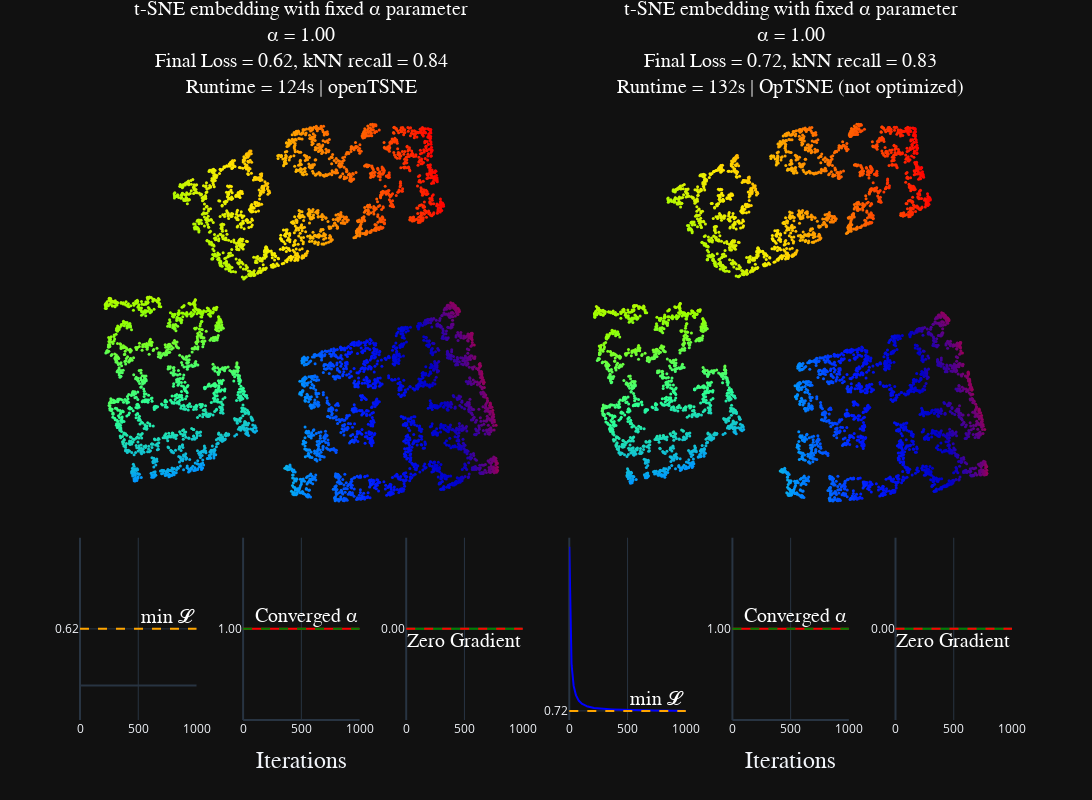

Write notebook code for a chart like this one.
### Code cell
plot_side_by_side(
    refrence_tsne,
    optsne_not_optimized,
    labels=swiss_5k.labels,
    additional_title_1="Runtime = 124s | openTSNE",
    additional_title_2="Runtime = 132s | OpTSNE (not optimized)",
)

### Figure 1 — Plotly figure (JSON) as saved in the notebook; plotly's stock layout.template omitted (floating-point values rounded to 4 significant figures; data arrays with more than 128 entries replaced by an {"elided": "..."} marker saying what was removed)
{"data": [{"marker": {"color": {"elided": "5000 float values"}, "colorscale": [[0, "rgb(150,0,90)"], [0.125, "rgb(0,0,200)"], [0.25, "rgb(0,25,255)"], [0.375, "rgb(0,152,255)"], [0.5, "rgb(44,255,150)"], [0.625, "rgb(151,255,0)"], [0.75, "rgb(255,234,0)"], [0.875, "rgb(255,111,0)"], [1, "rgb(255,0,0)"]], "showscale": false, "size": 3}, "mode": "markers", "name": "t-SNE Embedding: Swiss Roll (5000)", "type": "scatter", "x": {"elided": "5000 float values"}, "xaxis": "x", "y": {"elided": "5000 float values"}, "yaxis": "y"}, {"line": {"color": "blue"}, "mode": "lines", "name": "min 𝓛", "type": "scatter", "x": {"elided": "1000 int values"}, "xaxis": "x3", "y": {"elided": "1000 float values"}, "yaxis": "y3"}, {"line": {"color": "red"}, "mode": "lines", "name": "Converged α", "type": "scatter", "x": {"elided": "1000 int values"}, "xaxis": "x4", "y": {"elided": "1000 int values"}, "yaxis": "y4"}, {"line": {"color": "green"}, "mode": "lines", "name": "Zero Gradient", "type": "scatter", "x": {"elided": "1000 int values"}, "xaxis": "x5", "y": {"elided": "1000 int values"}, "yaxis": "y5"}, {"marker": {"color": {"elided": "5000 float values"}, "colorscale": [[0, "rgb(150,0,90)"], [0.125, "rgb(0,0,200)"], [0.25, "rgb(0,25,255)"], [0.375, "rgb(0,152,255)"], [0.5, "rgb(44,255,150)"], [0.625, "rgb(151,255,0)"], [0.75, "rgb(255,234,0)"], [0.875, "rgb(255,111,0)"], [1, "rgb(255,0,0)"]], "showscale": false, "size": 3}, "mode": "markers", "name": "t-SNE Embedding: Swiss Roll (5000)", "type": "scatter", "x": {"elided": "5000 float values"}, "xaxis": "x2", "y": {"elided": "5000 float values"}, "yaxis": "y2"}, {"line": {"color": "blue"}, "mode": "lines", "name": "min 𝓛", "type": "scatter", "x": {"elided": "1000 int values"}, "xaxis": "x6", "y": {"elided": "1000 float values"}, "yaxis": "y6"}, {"line": {"color": "red"}, "mode": "lines", "name": "Converged α", "type": "scatter", "x": {"elided": "1000 int values"}, "xaxis": "x7", "y": {"elided": "1000 int values"}, "yaxis": "y7"}, {"line": {"color": "green"}, "mode": "lines", "name": "Zero Gradient", "type": "scatter", "x": {"elided": "1000 int values"}, "xaxis": "x8", "y": {"elided": "1000 int values"}, "yaxis": "y8"}], "layout": {"annotations": [{"font": {"color": "white", "family": "Courier New, monospace", "size": 20}, "showarrow": false, "text": "t-SNE embedding with fixed α parameter<br>α = 1.00<br>Final Loss = 0.62, kNN recall = 0.84<br>Runtime = 124s | openTSNE", "x": 0.2375, "xanchor": "center", "xref": "paper", "y": 1, "yanchor": "bottom", "yref": "paper"}, {"font": {"color": "white", "family": "Courier New, monospace", "size": 20}, "showarrow": false, "text": "t-SNE embedding with fixed α parameter<br>α = 1.00<br>Final Loss = 0.72, kNN recall = 0.83<br>Runtime = 132s | OpTSNE (not optimized)", "x": 0.7625, "xanchor": "center", "xref": "paper", "y": 1, "yanchor": "bottom", "yref": "paper"}, {"font": {"color": "white", "family": "Courier New, monospace", "size": 20}, "showarrow": false, "text": "min 𝓛", "x": 1, "xanchor": "right", "xref": "x3 domain", "y": 0.6226, "yanchor": "bottom", "yref": "y3"}, {"font": {"color": "white", "family": "Courier New, monospace", "size": 20}, "showarrow": false, "text": "Converged α", "x": 1, "xanchor": "right", "xref": "x4 domain", "y": 1, "yanchor": "bottom", "yref": "y4"}, {"font": {"color": "white", "family": "Courier New, monospace", "size": 20}, "showarrow": false, "text": "Zero Gradient", "x": 1, "xanchor": "right", "xref": "x5 domain", "y": 0, "yanchor": "top", "yref": "y5"}, {"font": {"color": "white", "family": "Courier New, monospace", "size": 20}, "showarrow": false, "text": "min 𝓛", "x": 1, "xanchor": "right", "xref": "x6 domain", "y": 0.7204, "yanchor": "bottom", "yref": "y6"}, {"font": {"color": "white", "family": "Courier New, monospace", "size": 20}, "showarrow": false, "text": "Converged α", "x": 1, "xanchor": "right", "xref": "x7 domain", "y": 1, "yanchor": "bottom", "yref": "y7"}, {"font": {"color": "white", "family": "Courier New, monospace", "size": 20}, "showarrow": false, "text": "Zero Gradient", "x": 1, "xanchor": "right", "xref": "x8 domain", "y": 0, "yanchor": "top", "yref": "y8"}], "height": 800, "shapes": [{"line": {"color": "orange", "dash": "dash"}, "type": "line", "x0": 0, "x1": 1, "xref": "x3 domain", "y0": 0.6226, "y1": 0.6226, "yref": "y3"}, {"line": {"color": "green", "dash": "dash"}, "type": "line", "x0": 0, "x1": 1, "xref": "x4 domain", "y0": 1, "y1": 1, "yref": "y4"}, {"line": {"color": "red", "dash": "dash"}, "type": "line", "x0": 0, "x1": 1, "xref": "x5 domain", "y0": 0, "y1": 0, "yref": "y5"}, {"line": {"color": "orange", "dash": "dash"}, "type": "line", "x0": 0, "x1": 1, "xref": "x6 domain", "y0": 0.7204, "y1": 0.7204, "yref": "y6"}, {"line": {"color": "green", "dash": "dash"}, "type": "line", "x0": 0, "x1": 1, "xref": "x7 domain", "y0": 1, "y1": 1, "yref": "y7"}, {"line": {"color": "red", "dash": "dash"}, "type": "line", "x0": 0, "x1": 1, "xref": "x8 domain", "y0": 0, "y1": 0, "yref": "y8"}], "showlegend": false, "title": {"font": {"color": "white", "family": "Courier New, monospace", "size": 20}, "text": "", "x": 0.5, "y": 0.99, "yanchor": "top"}, "width": 1600, "xaxis": {"anchor": "y", "domain": [0, 0.475], "showgrid": false, "showticklabels": false, "zeroline": false}, "xaxis2": {"anchor": "y2", "domain": [0.525, 1], "showgrid": false, "showticklabels": false, "zeroline": false}, "xaxis3": {"anchor": "y3", "domain": [0, 0.125], "range": [0, 1000], "ticktext": ["0", "500", "1000"], "tickvals": [0, 500, 1000], "title": {}}, "xaxis4": {"anchor": "y4", "domain": [0.175, 0.3], "range": [0, 1000], "ticktext": ["0", "500", "1000"], "tickvals": [0, 500, 1000], "title": {"font": {"family": "Courier New, monospace", "size": 24}, "text": "Iterations"}}, "xaxis5": {"anchor": "y5", "domain": [0.35, 0.475], "range": [0, 1000], "ticktext": ["0", "500", "1000"], "tickvals": [0, 500, 1000], "title": {}}, "xaxis6": {"anchor": "y6", "domain": [0.525, 0.65], "range": [0, 1000], "ticktext": ["0", "500", "1000"], "tickvals": [0, 500, 1000], "title": {}}, "xaxis7": {"anchor": "y7", "domain": [0.7, 0.825], "range": [0, 1000], "ticktext": ["0", "500", "1000"], "tickvals": [0, 500, 1000], "title": {"font": {"family": "Courier New, monospace", "size": 24}, "text": "Iterations"}}, "xaxis8": {"anchor": "y8", "domain": [0.875, 1], "range": [0, 1000], "ticktext": ["0", "500", "1000"], "tickvals": [0, 500, 1000], "title": {}}, "yaxis": {"anchor": "x", "domain": [0.314, 1], "showgrid": false, "showticklabels": false, "zeroline": false}, "yaxis2": {"anchor": "x2", "domain": [0.314, 1], "showgrid": false, "showticklabels": false, "zeroline": false}, "yaxis3": {"anchor": "x3", "domain": [0, 0.294], "ticktext": ["0.62"], "tickvals": [0.6226]}, "yaxis4": {"anchor": "x4", "domain": [0, 0.294], "ticktext": ["1.00"], "tickvals": [1]}, "yaxis5": {"anchor": "x5", "domain": [0, 0.294], "ticktext": ["0.00"], "tickvals": [0]}, "yaxis6": {"anchor": "x6", "domain": [0, 0.294], "ticktext": ["0.72"], "tickvals": [0.7204]}, "yaxis7": {"anchor": "x7", "domain": [0, 0.294], "ticktext": ["1.00"], "tickvals": [1]}, "yaxis8": {"anchor": "x8", "domain": [0, 0.294], "ticktext": ["0.00"], "tickvals": [0]}}}
